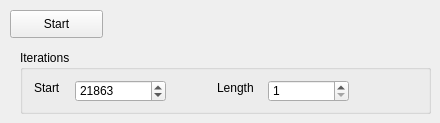
    <widget class="QWidget" name="tab_2">
     <attribute name="title">
      <string>Glitch</string>
     </attribute>
     <widget class="QPushButton" name="pushButton_5">
      <property name="geometry">
       <rect>
        <x>10</x>
        <y>10</y>
        <width>93</width>
        <height>28</height>
       </rect>
      </property>
      <property name="text">
       <string>Start</string>
      </property>
     </widget>
     <widget class="QGroupBox" name="groupBox">
      <property name="geometry">
       <rect>
        <x>20</x>
        <y>50</y>
        <width>411</width>
        <height>64</height>
       </rect>
      </property>
      <property name="title">
       <string>Iterations</string>
      </property>
      <widget class="QSpinBox" name="spGlitchStart">
       <property name="geometry">
        <rect>
         <x>55</x>
         <y>30</y>
         <width>91</width>
         <height>22</height>
        </rect>
       </property>
       <property name="minimum">
        <number>21000</number>
       </property>
       <property name="maximum">
        <number>22000</number>
       </property>
       <property name="value">
        <number>21863</number>
       </property>
      </widget>
      <widget class="QSpinBox" name="spGlitchLength">
       <property name="geometry">
        <rect>
         <x>248</x>
         <y>30</y>
         <width>81</width>
         <height>22</height>
        </rect>
       </property>
       <property name="minimum">
        <number>1</number>
       </property>
       <property name="maximum">
        <number>16</number>
       </property>
      </widget>
      <widget class="QLabel" name="label_3">
       <property name="geometry">
        <rect>
         <x>14</x>
         <y>30</y>
         <width>28</width>
         <height>16</height>
        </rect>
       </property>
       <property name="text">
        <string>Start</string>
       </property>
      </widget>
      <widget class="QLabel" name="lblGlitchLength">
       <property name="geometry">
        <rect>
         <x>197</x>
         <y>30</y>
         <width>38</width>
         <height>16</height>
        </rect>
       </property>
       <property name="text">
        <string>Length</string>
       </property>
      </widget>
     </widget>
    </widget>
